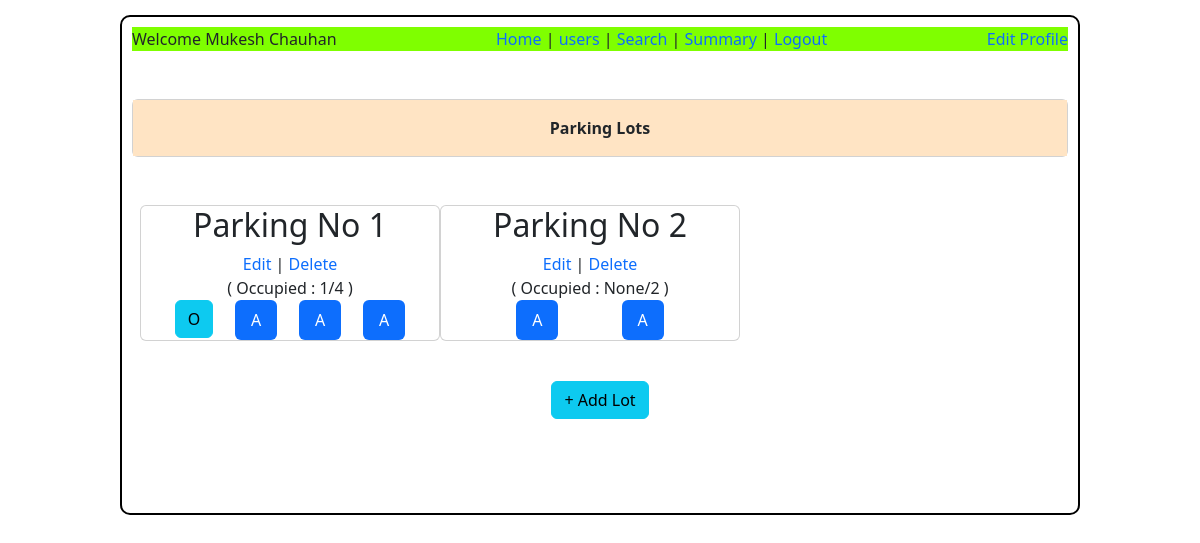
The page /admin on the database its author committed.
### application/models.py (models this page shows)
class Users(db.Model):
    id = db.Column(db.Integer , primary_key = True)
    name = db.Column(db.String(),nullable = False)
    email = db.Column(db.String(),nullable = False, unique = True)
    password = db.Column(db.String(),nullable = False)
    address = db.Column(db.String())
    pincode = db.Column(db.Integer)
    type = db.Column(db.String() ,nullable = False ,default = "general")
    spot = db.relationship('Parking_spot' ,cascade = 'all,delete ,delete-orphan', backref = 'users')

class Parking_lot(db.Model):
    id = db.Column(db.Integer , primary_key = True)
    prime_location_name = db.Column(db.String())
    Price = db.Column(db.Integer)
    Address = db.Column(db.String())
    Pin_code = db.Column(db.Integer , nullable = False)
    maximum_number_of_spots = db.Column(db.Integer)
    spot = db.relationship('Parking_spot' ,cascade = 'all,delete ,delete-orphan', backref = 'parking_lot')
    occupied_spot = db.Column(db.Integer)

class Parking_spot(db.Model):
    id = db.Column(db.Integer, primary_key= True)
    lot_id = db.Column(db.Integer, db.ForeignKey('parking_lot.id') ,nullable = False )
    status = db.Column(db.String(), default = 'available')
    occupied_user = db.Column(db.Integer , db.ForeignKey('users.id'))
    vehicle_no = db.Column(db.String())
    parking_time = db.Column(db.DateTime())

### application/controllers.py (the view)
@app.route("/admin")
def admin():
    this_user = Users.query.filter_by(type = "admin").first()
    spots = Parking_spot.query.all()
    lots = Parking_lot.query.all()
    maxs = {}
    plt = Parking_lot.query.all()
    for lot in plt:
        maxs[lot.id] = lot.maximum_number_of_spots
    return render_template("admin_home.html" , this_user = this_user ,maxs = maxs, lots = lots ,spots = spots)

### templates/admin_home.html (shortened to what this page needs)
<!DOCTYPE html>
<html lang="en">
<head>
    <link href="https://cdn.jsdelivr.net/npm/bootstrap@5.3.7/dist/css/bootstrap.min.css" rel="stylesheet">
</head>
<body>
    <div style="border: 2px solid black; width: 80%; height: 500px; margin: auto; margin-top: 15px; border-radius: 10px;padding: 10px;">
        <div class="d-flex justify-content-between" style="background-color:chartreuse;">
            <div>  Welcome {{this_user.name}}</div>
            <div >
                <a class="link-offset-2 link-underline link-underline-opacity-0" href="/admin">Home</a> |
                <a class="link-offset-2 link-underline link-underline-opacity-0" href="/users">users</a> |
                <a class="link-offset-2 link-underline link-underline-opacity-0" href="/admin_search">Search</a> |
                <a class="link-offset-2 link-underline link-underline-opacity-0" href="/ad_summary">Summary</a> |
                <a class="link-offset-2 link-underline link-underline-opacity-0" href="/login">Logout</a>
            </div>
            <div><a class="link-offset-2 link-underline link-underline-opacity-0" href="/prof_edit/{{this_user.id}}">Edit Profile  </a></div>
        </div>
        <div class="card my-5">
            <div class="card-body" style="text-align: center; background-color: bisque;" >
                <b>Parking Lots</b>
            </div>
        </div>
        <div class="row overflow-x-auto mx-2 row-gap-2 column-gap-0" style="max-height: 200px; grid-template-columns">
            {% for this_lot in lots %}
            <div class="card d-flex justify-content-between" id="prk">
                <h2>Parking No {{this_lot.id}}</h2>
                <div>
                    <a class="link-offset-2 link-underline link-underline-opacity-0" href="/edit_lot/{{this_lot.id}}">Edit</a> |
                    <a class="link-offset-2 link-underline link-underline-opacity-0" href="/delete_lot/{{this_lot.id}}">Delete</a>
                </div>
                <div>( Occupied : {{this_lot.occupied_spot}}/{{this_lot.maximum_number_of_spots}} )</div>
                <ul class="nav nav-pills d-flex justify-content-evenly">
                    {% for spot in spots %}
                        {% if spot.lot_id == this_lot.id %}
                    <li class="nav-item">
                        {% if spot.status == "available" %}
                        <a class="nav-link active" aria-current="page" href="/view_spot/{{this_lot.id}}/{{spot.id}}">A</a>
                        {% else %}
                        <a class="btn btn-info" aria-current="page" href="/view_spot/{{this_lot.id}}/{{spot.id}}">O</a>
                        {% endif %}
                    </li>
                        {% endif %}
                    {% endfor %}
                </ul>
            </div>
            {% endfor %}
        </div>
        <div style="text-align: center;padding-top: 40px;" ><a class="btn btn-info" href="/add_lot/{{this_user.id}}" role="button">+ Add Lot</a></div>
    </div>
</body>
</html>

### templates/admin_home.html (style rules this page uses)
#prk { width: 300px; text-align: center; }

### rows shown on the page
Users: name "Mukesh Chauhan"
Parking_lot: id "1", occupied_spot "1", maximum_number_of_spots "4"
Parking_lot: id "2", occupied_spot "None", maximum_number_of_spots "2"
